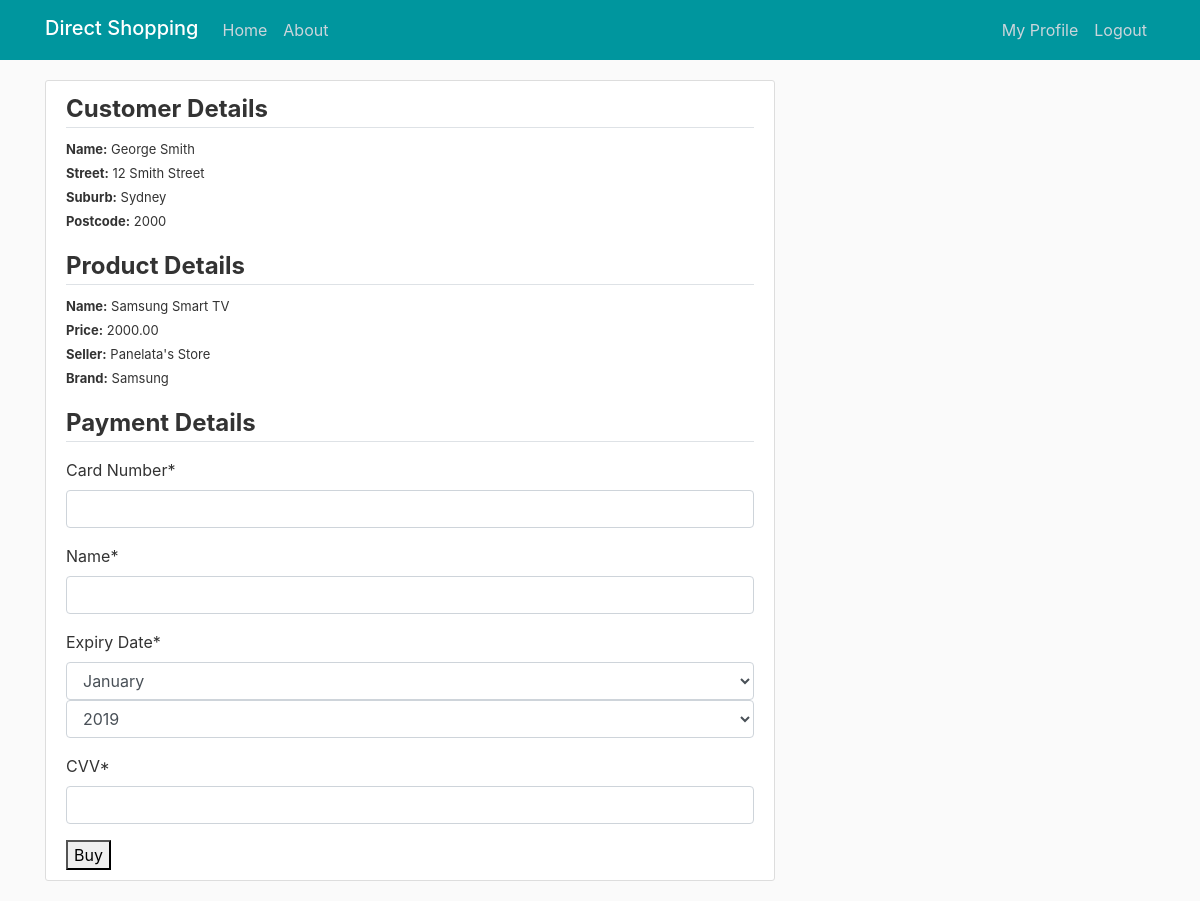
Screenshot of /paymentPage/2 (signed in) with the database file from the repository.
### direct/models.py (models this page shows)
class Product(models.Model):
    name = models.CharField(max_length=100)
    price = models.DecimalField(max_digits=10, decimal_places=2)
    stock = models.IntegerField()
    description = models.TextField(blank=True, null=True)
    photo = models.ImageField(upload_to="products/", null=True, blank=True)
    category = models.CharField(max_length=30, blank=True, null=True)
    brand = models.CharField(max_length=30, blank=True, null=True)
    rating = models.IntegerField()
    seller = models.ForeignKey(Seller, on_delete=models.CASCADE)
    pubDate = models.DateField(default=datetime.datetime.now)
    def __str__(self):
        return self.name

class User(AbstractUser):
    username = models.CharField(max_length = 32, unique=True)
    email = models.EmailField(_('email address'), unique=True)
    password = models.CharField(max_length=32)
    isSeller = models.BooleanField(default=False)
    phoneNumber = models.CharField(max_length=15)
    street = models.CharField(max_length=50)
    suburb = models.CharField(max_length=20)
    postcode = models.CharField(max_length=20)
    state = models.CharField(max_length=20)
    country = models.CharField(max_length=20)
    joinedDate = models.DateTimeField(default=datetime.datetime.now)

class Customer(User):
    firstName = models.CharField(max_length=30)
    lastName = models.CharField(max_length=30, blank=True, null=True)

class User(AbstractUser):
    username = models.CharField(max_length = 32, unique=True)
    email = models.EmailField(_('email address'), unique=True)
    password = models.CharField(max_length=32)
    isSeller = models.BooleanField(default=False)
    phoneNumber = models.CharField(max_length=15)
    street = models.CharField(max_length=50)
    suburb = models.CharField(max_length=20)
    postcode = models.CharField(max_length=20)
    state = models.CharField(max_length=20)
    country = models.CharField(max_length=20)
    joinedDate = models.DateTimeField(default=datetime.datetime.now)

class Seller(User):
    sellerName = models.CharField(max_length=30)
    def __str__(self):
        return self.sellerName

### direct/views.py (the view)
# urls.py: path('paymentPage/<int:id>', direct_views.paymentPage, name='payment-page'),
@login_required
def paymentPage(request, id):
    if request.user.isSeller:
        return redirect('login')
    if request.method == "POST":
        form = CardCreationForm(request.POST)
        if form.is_valid():
            try:
                temp = Card.objects.get(number=form.cleaned_data.get('number'))
            except Card.DoesNotExist:
                tempForm = form.save()
                tempTrans = Transaction()
                tempTrans.total = Product.objects.get(id=id).price
                tempTrans.product = Product.objects.get(id=id)
                tempTrans.customer = Customer.objects.get(pk=request.user.pk)
                tempTrans.card = tempForm
                tempTrans.save()
                return redirect('login')
            else:
                tempTrans = Transaction()
                tempTrans.total = Product.objects.get(id=id).price
                tempTrans.product = Product.objects.get(id=id)
                tempTrans.customer = Customer.objects.get(pk=request.user.pk)
                tempTrans.card = temp
                tempTrans.save()
                return redirect('profile')
    else:
        form = CardCreationForm()
    product = Product.objects.all().filter(pk=id)
    print(product)
    customer = Customer.objects.all().filter(pk=request.user.pk)
    print(customer)
    context={
        'products': product,
        'customers': customer,
        'form': form
    }
    return render(request, 'paymentForm.html', context)

### direct/forms.py
class CardCreationForm(forms.ModelForm):
    class Meta:
        model = Card
        fields = ["number", "name", "expiryDate", "cvv"]
        labels = {"number":"Card Number", "expiryDate":"Expiry Date", "cvv":"CVV"}
        widgets = {
            'expiryDate': SelectDateWidget(empty_label="Nothing")
        }

### direct/templates/paymentForm.html (shortened to what this page needs)
{% extends "base.html" %}
{% block content %}
{% load crispy_forms_tags %}
{% for customer in customers %}
{% for product in products %}
<div class="content-section">
  <legend class="border-bottom mb-2"><b>Customer Details</b></legend>
  <p>
    <font size="-1">
    <b>Name:</b> {{ customer.firstName }} {{ customer.lastName }}
    <br>
    <b>Street:</b> {{ customer.street }}
    <br>
    <b>Suburb:</b> {{ customer.suburb }}
    <br>
    <b>Postcode:</b> {{ customer.postcode }}
    </font>
  </p>
  <legend class="border-bottom mb-2"><b>Product Details</b></legend>
  <p>
    <font size="-1">
    <b>Name:</b> {{ product.name }}
    <br>
    <b>Price:</b> {{ product.price }}
    <br>
    <b>Seller:</b> {{ product.seller }}
    <br>
    <b>Brand:</b> {{ product.brand }}
    </font>
  </p>
  <p>
    <legend class="border-bottom mb-2"><b>Payment Details</b></legend>
  <form method="POST">
    {{ form|crispy }}
    <button type"submit">Buy</button>
  </form>
</div>
{% endfor %}
{% endfor %}
{% endblock %}

### direct/static/css/main.css (style rules this page uses)
body { background: #fafafa; color: #333333; margin-top: 5rem; }
.content-section { background: #ffffff; padding: 10px 20px; border: 1px solid #dddddd; border-radius: 3px; margin-bottom: 20px; }

### rows the page displays
Customer: firstName "George", lastName "Smith"
Product: name "Samsung Smart TV", price "2000.00", seller "Panelata's Store", brand "Samsung"
User: street "12 Smith Street", suburb "Sydney", postcode "2000"
